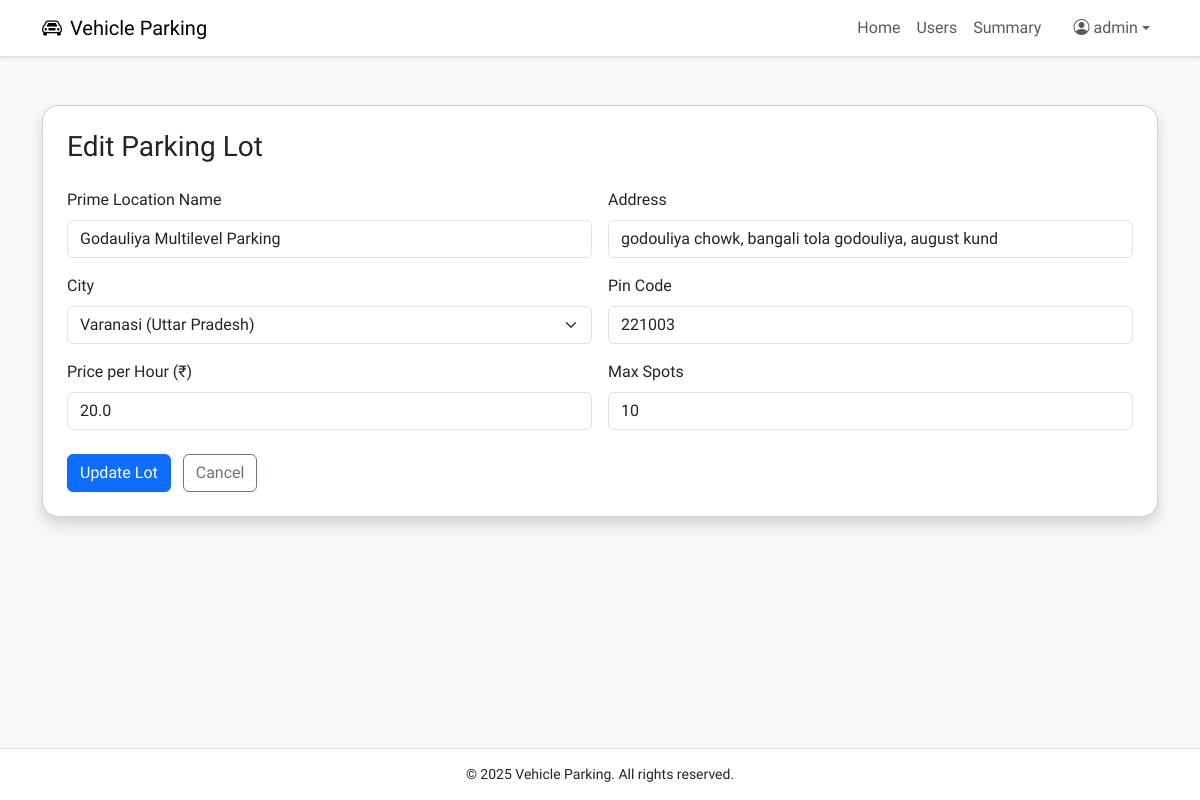
/admin/edit-lot/2 (signed in), run on the app's committed database.
### models.py (models this page shows, shortened)
class Admin(db.Model, UserMixin):
    __tablename__ = 'admin'
    id = db.Column(db.Integer, primary_key=True)
    username = db.Column(db.String(100), unique=True, nullable=False)
    password_hash = db.Column(db.String(200), nullable=False)
    role = db.Column(db.String(20), nullable=False, default='admin')
    created_at = db.Column(db.DateTime, default=datetime.utcnow)

class ParkingLot(db.Model):
    __tablename__ = 'parking_lot'
    id = db.Column(db.Integer, primary_key=True)
    city_id = db.Column(db.Integer, db.ForeignKey('city.id'), nullable=False)
    prime_location_name = db.Column(db.String(100), nullable=False)
    address = db.Column(db.String(200))
    pin_code = db.Column(db.String(10))
    price_per_hour = db.Column(db.Float, nullable=False)
    max_spots = db.Column(db.Integer, nullable=False)
    created_at = db.Column(db.DateTime, default=datetime.utcnow)
    spots = db.relationship('ParkingSpot', backref='lot', cascade='all, delete-orphan', lazy=True)

class City(db.Model):
    __tablename__ = 'city'
    id = db.Column(db.Integer, primary_key=True)
    name = db.Column(db.String(100), nullable=False)
    state = db.Column(db.String(100), nullable=False)
    lots = db.relationship('ParkingLot', backref='city', cascade='all, delete-orphan', lazy=True)

### controllers/admin.py (the view, shortened to what this page needs)
@admin_bp.route('/edit-lot/<int:lot_id>', methods=['GET', 'POST'])
@login_required
@admin_required
def edit_lot(lot_id):
    lot = ParkingLot.query.get_or_404(lot_id)
    cities = City.query.all()
    return render_template('admin/edit_lot.html', lot=lot, cities=cities)

### app.py (called while the page is built)
@login_manager.user_loader
def load_user(user_id):
    user_type = session.get('user_type')
    if user_type == 'user':
        return User.query.get(int(user_id))
    elif user_type == 'admin':
        return Admin.query.get(int(user_id))
    return None

### templates/admin/edit_lot.html (shortened to what this page needs)
{% extends 'base.html' %}
{% block content %}
<div class="container mt-5">
    <div class="card shadow rounded-4">
        <div class="card-body p-4">
            <h3 class="mb-4">Edit Parking Lot</h3>
            <form method="POST" action="{{ url_for('admin.edit_lot', lot_id=lot.id) }}">
                <div class="row g-3">
                    <div class="col-md-6">
                        <label class="form-label">Prime Location Name</label>
                        <input type="text" name="prime_location_name" class="form-control" value="{{ lot.prime_location_name }}" required>
                    </div>
                    <div class="col-md-6">
                        <label class="form-label">Address</label>
                        <input type="text" name="address" class="form-control" value="{{ lot.address }}" required>
                    </div>
                    <div class="col-md-6">
                        <label class="form-label">City</label>
                        <select name="city_id" class="form-select" required>
                            {% for city in cities %}
                                <option value="{{ city.id }}" {% if city.id == lot.city_id %}selected{% endif %}>
                                    {{ city.name }} ({{ city.state }})
                                </option>
                            {% endfor %}
                        </select>
                    </div>
                    <div class="col-md-6">
                        <label class="form-label">Pin Code</label>
                        <input type="text" name="pin_code" class="form-control" pattern="\d{6}" maxlength="6" minlength="6" value="{{ lot.pin_code }}" required>
                    </div>
                    <div class="col-md-6">
                        <label class="form-label">Price per Hour (₹)</label>
                        <input type="number" step="0.01" name="price_per_hour" class="form-control" value="{{ lot.price_per_hour }}" required>
                    </div>
                    <div class="col-md-6">
                        <label class="form-label">Max Spots</label>
                        <input type="number" name="max_spots" class="form-control" value="{{ lot.max_spots }}" required>
                    </div>
                </div>
                <div class="mt-4">
                    <button type="submit" class="btn btn-primary">Update Lot</button>
                    <a href="{{ url_for('admin.dashboard') }}" class="btn btn-outline-secondary ms-2">Cancel</a>
                </div>
            </form>
        </div>
    </div>
</div>
{% endblock %}

### templates/base.html (shortened to what this page needs)
<!DOCTYPE html>
<html lang="en">
<head>
    <link href="https://cdn.jsdelivr.net/npm/bootstrap@5.3.0/dist/css/bootstrap.min.css" rel="stylesheet">
    <link href="https://cdnjs.cloudflare.com/ajax/libs/bootstrap-icons/1.11.1/font/bootstrap-icons.min.css" rel="stylesheet">
</head>
<body>
<nav class="navbar navbar-expand-lg navbar-light shadow-sm">
    <div class="container">
        <a class="navbar-brand" href="{% if session['user_type'] == 'admin' %}
        {{ url_for('admin.dashboard') }}
        {% elif session['user_type'] == 'admin' %}
            {{ url_for('user.dashboard') }}
        {% else %}
            {{ url_for('index') }}
        {% endif %}">
            <i class="bi bi-car-front me-2"></i>Vehicle Parking
        </a>
        <div class="collapse navbar-collapse justify-content-end" id="navbarNav">
            <ul class="navbar-nav">
                {% if current_user.is_authenticated %}
                    {% if session['user_type'] == 'admin' %}
                        <li class="nav-item"><a class="nav-link" href="{{ url_for('admin.dashboard') }}">Home</a></li>
                        <li class="nav-item"><a class="nav-link" href="{{ url_for('admin.view_users') }}">Users</a></li>
                        <li class="nav-item"><a class="nav-link" href="{{ url_for('admin.summary') }}">Summary</a></li>
                    {% else %}
                        <li class="nav-item"><a class="nav-link" href="{{ url_for('user.dashboard') }}">Home</a></li>
                        <a href="{{ url_for('user.my_reservations') }}" class="nav-link">My Reservations</a>
                        <li class="nav-item"><a class="nav-link" href="{{ url_for('user.summary') }}">Summary</a></li>
                    {% endif %}
                    <li class="nav-item dropdown ms-3">
                        <a class="nav-link dropdown-toggle d-flex align-items-center" href="#" role="button" data-bs-toggle="dropdown">
                            <i class="bi bi-person-circle me-1"></i> {{ current_user.full_name or current_user.username }}
                        </a>
                    </li>
                {% else %}
                    <li class="nav-item"><a class="nav-link" href="{{ url_for('auth.login') }}">Login</a></li>
                    <li class="nav-item"><a class="nav-link" href="{{ url_for('auth.register') }}">Register</a></li>
                {% endif %}
            </ul>
        </div>
    </div>
</nav>
<div class="position-fixed top-0 end-0 p-3" style="z-index: 1050;">
</div>
<div>
    {% block content %}
    {% endblock %}
</div>
<footer>
    <div class="container">
        <p class="mb-0">&copy; 2025 Vehicle Parking. All rights reserved.</p>
    </div>
</footer>
</body>
</html>

### templates/base.html (style rules this page uses)
body { font-family: 'Afacad',sans-serif; background-color: #f8f9fa; display: flex; flex-direction: column; min-height: 100vh; font-size: 16px; }
.navbar { background-color: #fff; border-bottom: 1px solid #ddd; }
footer { background-color: #fff; border-top: 1px solid #e1e1e1; padding: 15px 0; text-align: center; font-size: 14px; margin-top: auto; }
.form-control, .form-select { border-radius: 6px; }

### data on the page
Admin: username "admin"
ParkingLot: prime_location_name "Godauliya Multilevel Parking", address "godouliya chowk, bangali tola godouliya, august kund", city_id "Varanasi (Uttar Pradesh)", pin_code "221003", price_per_hour "20.0", max_spots "10"
